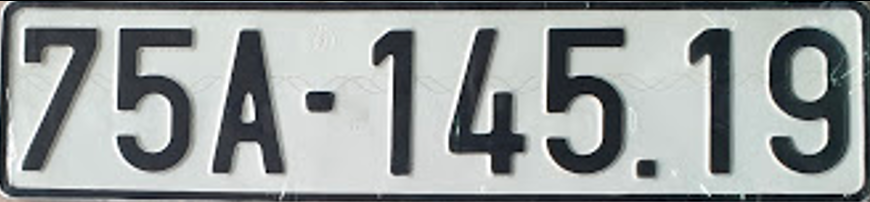
#> input picture assets/sample1.png, 870 x 202 px
$ python bai5.py
#> lines starting #> are read from the running program, lines starting #| are printed output that depends on the picture; after the words box and inside, x2 and y2 are one past the last pixel; in counts of white or black regions, pixels touching at a corner belong together
import cv2 as cv
import imutils as im

# Load image
image = cv.imread("./assets/sample1.png")
#> image is the input picture: shape (202, 870, 3); mean B, G, R 157, 157.5, 152.4
blur = cv.blur(image, (5, 5))
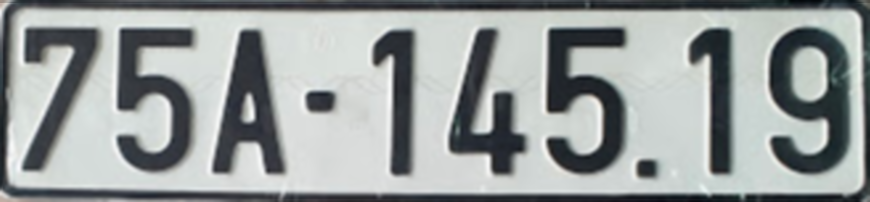
#> blur: shape (202, 870, 3); mean B, G, R 157.1, 157.6, 152.5
gray_image = cv.cvtColor(blur, cv.COLOR_BGR2GRAY)

# threshold = cv.adaptiveThreshold(
#     gray_image, 255, cv.ADAPTIVE_THRESH_GAUSSIAN_C, cv.THRESH_BINARY, 11, 2)

ret, threshold = cv.threshold(gray_image, 127, 255, cv.THRESH_BINARY)
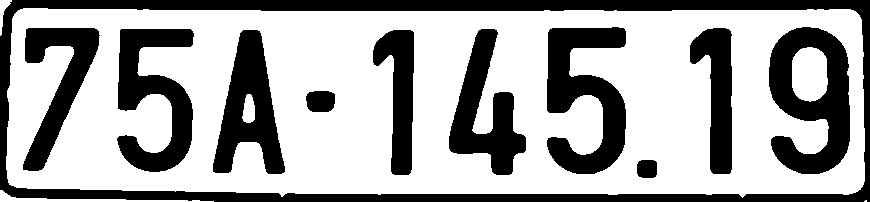
#> threshold: shape (202, 870); 65.3% white; 11 black regions
cv.imshow("Threshold", threshold)

contours = cv.findContours(threshold, cv.RETR_LIST, cv.CHAIN_APPROX_SIMPLE)
#> contours = 16 contours, 1 with area under 20; largest, box (x1, y1, x2, y2) and area: (6, 8, 865, 198) 155132, (768, 26, 851, 175) 8892, (546, 26, 627, 175) 6964, (116, 28, 195, 173) 6176, (212, 29, 286, 175) 5894
contours = im.grab_contours(contours)
contours = sorted(contours, key=cv.contourArea, reverse=False)

num = 0
for c in contours:
    (x, y, w, h) = cv.boundingRect(c)

    if (40 < w < 90) and (100 < h < 180) and (h/w > 1.5):
        num += 1
        print(num, x, y, w, h)
        cv.rectangle(image, (x, y), (x+w, y+h), (0, 255, 0), 2)
#> this loop made 16 passes
#> (x, y, w, h) on passes 2 to 13: (0, 0, 12, 36), (242, 94, 13, 29), (636, 159, 22, 20), (0, 190, 214, 12), (305, 90, 31, 23), (792, 47, 36, 55), (372, 29, 43, 147), (689, 27, 44, 148), (22, 27, 79, 145), (448, 28, 79, 148), (212, 29, 74, 146), (116, 28, 79, 145)
#> (c, x, y, w, h) on pass 1: ([[865, 200], [864, 201], [866, 201], [866, 200]], 864, 200, 3, 2)
#| 1 372 29 43 147
#| 2 689 27 44 148
#| 3 22 27 79 145
#| 4 448 28 79 148
#| 5 212 29 74 146
#| 6 116 28 79 145
#| 7 546 26 81 149
#| 8 768 26 83 149
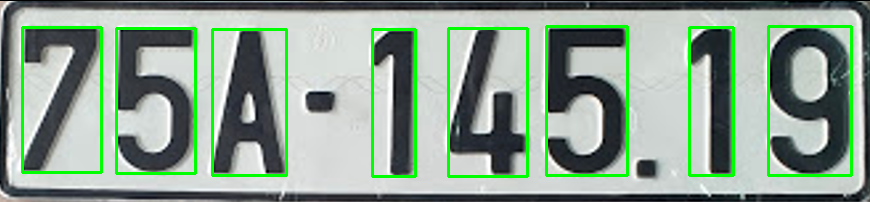
#> image: shape (202, 870, 3); 5.92% of pixels changed, all inside (x1, y1, x2, y2) = (21, 25, 853, 178)
#> after the loop, num = 8

cv.imshow("Image", image)
cv.waitKey(0)
cv.destroyAllWindows()

$ run again, with assets/anh2.JPG saved as assets/sample1.png
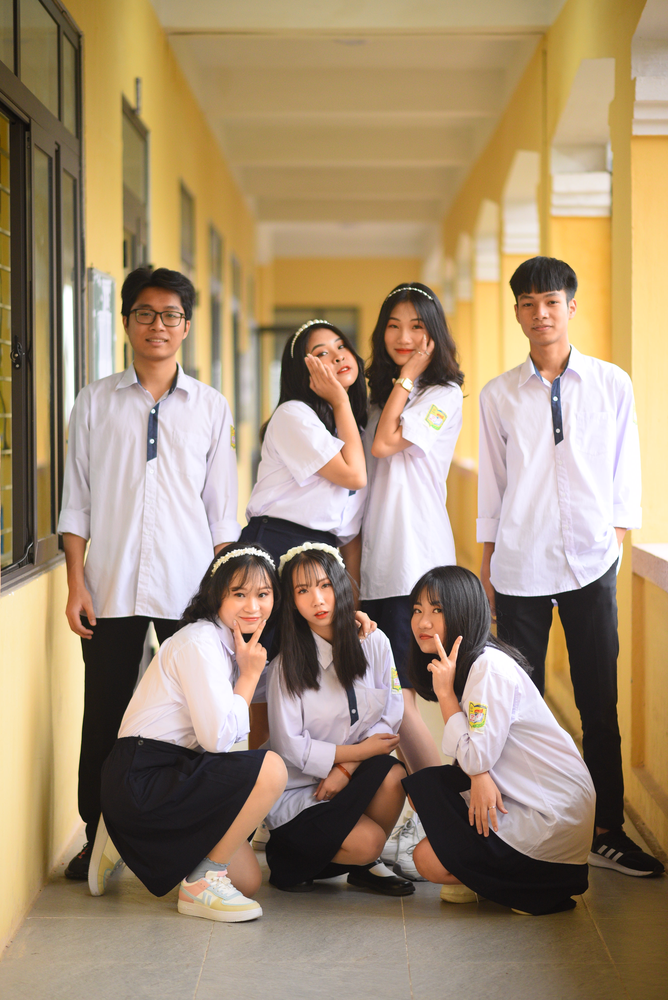
#> input picture assets/anh2.JPG, 668 x 1000 px, shrunk from 4016 x 6016 before the run
#> image is the input picture: shape (1000, 668, 3); mean B, G, R 114.4, 142, 163.7
#> `ret, threshold = cv.threshold(gray_image, 127, 255, cv.THRESH_BINARY)`:
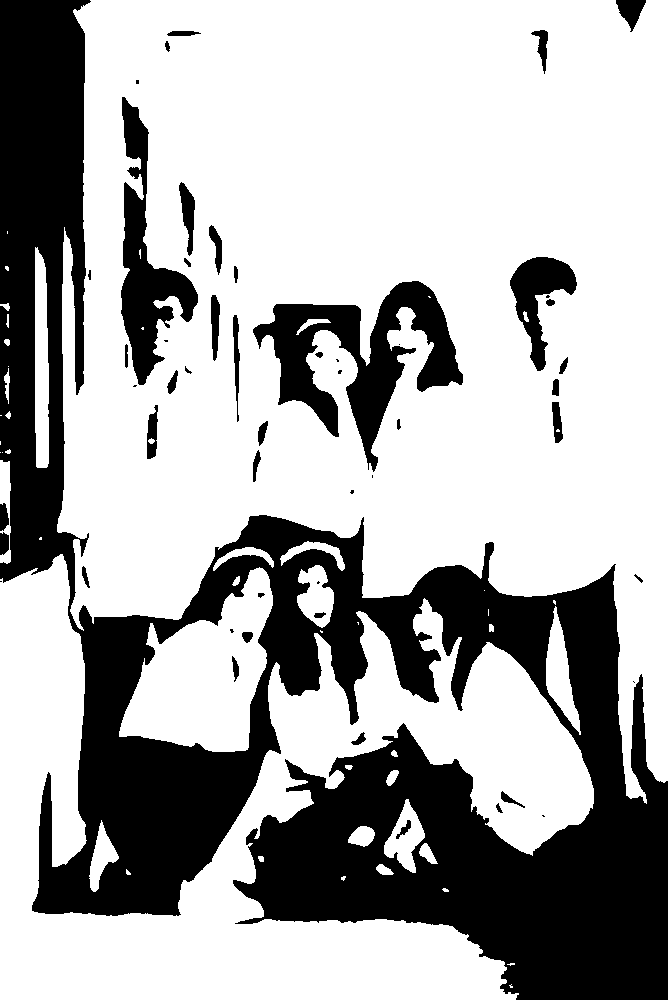
#> threshold: shape (1000, 668); 68.2% white; 53 black regions (14 under 20 px)
#> contours = 100 contours, 39 with area under 20; largest, box (x1, y1, x2, y2) and area: (57, 0, 668, 804) 348270, (0, 554, 594, 1000) 104836, (119, 567, 273, 752) 15922, (252, 280, 464, 473) 15015, (120, 96, 199, 386) 8306
#> the loop `for c in contours:` made 100 passes
#> (x, y, w, h, num) on pass 95: (509, 256, 69, 116, 1)
#> (printed output is left out)
#> after the loop `for c in contours:`:
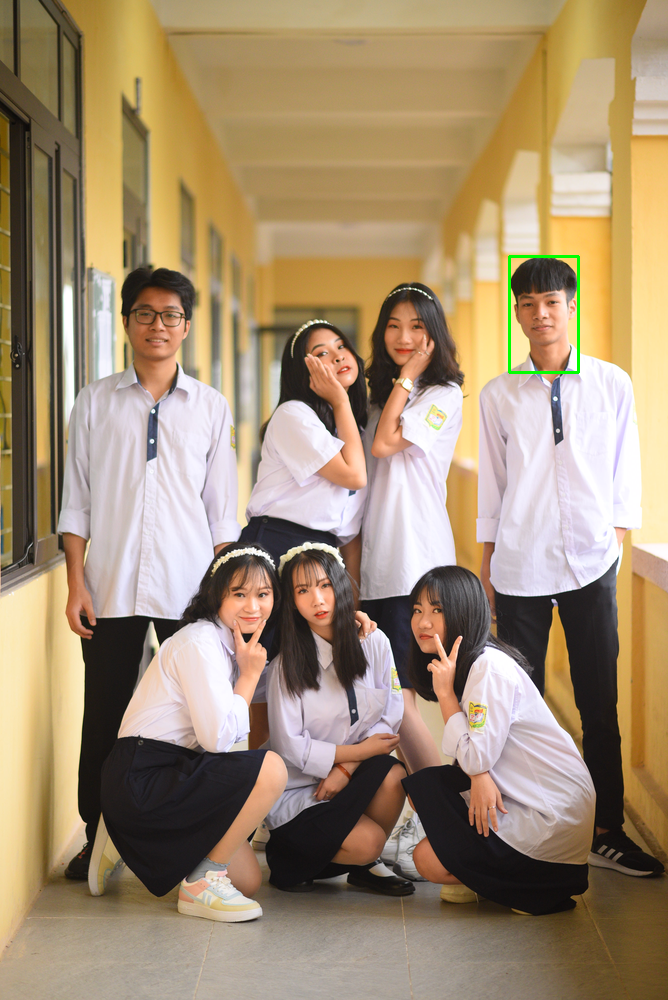
#> image: shape (1000, 668, 3); 0.17% of pixels changed, all inside (x1, y1, x2, y2) = (508, 255, 580, 374)
#> after the loop `for c in contours:`: num = 1

$ run again, with assets/anh3.JPG saved as assets/sample1.png
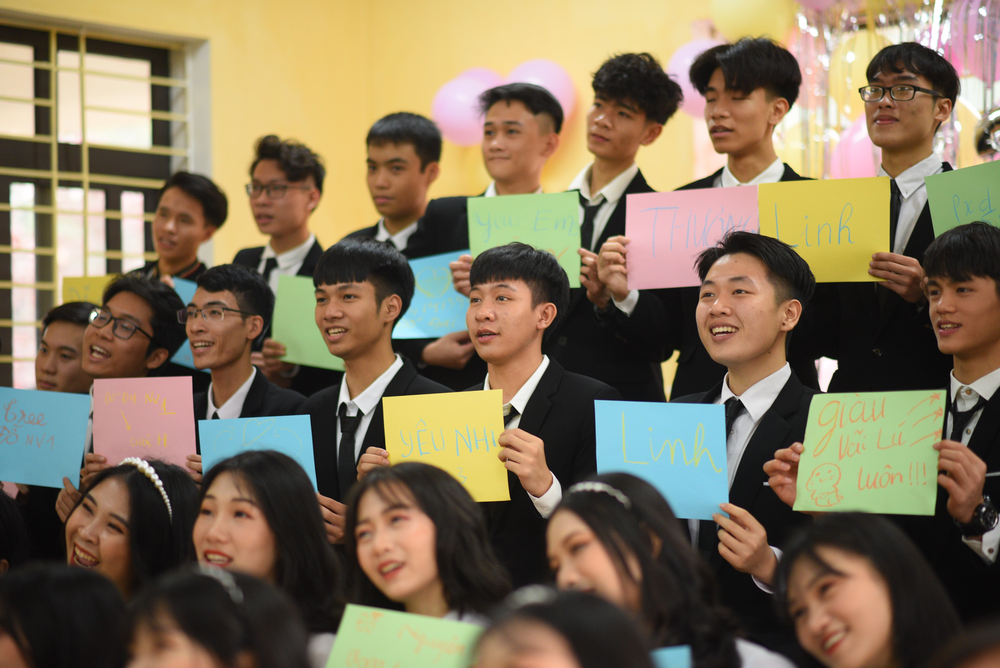
#> input picture assets/anh3.JPG, 1000 x 668 px, shrunk from 6016 x 4016 before the run
#> image is the input picture: shape (668, 1000, 3); mean B, G, R 89.9, 114.8, 128.9
#> `ret, threshold = cv.threshold(gray_image, 127, 255, cv.THRESH_BINARY)`:
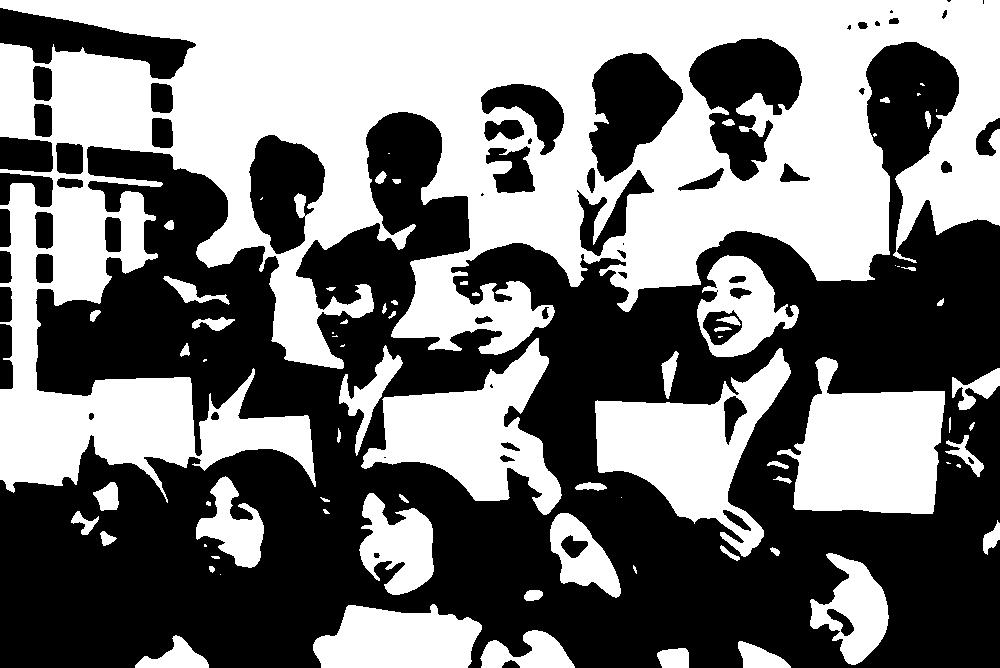
#> threshold: shape (668, 1000); 46.9% white; 77 white regions (19 under 20 px)
#> contours = 127 contours, 39 with area under 20; largest, box (x1, y1, x2, y2) and area: (0, 0, 1000, 503) 254976, (595, 348, 791, 557) 16746, (777, 357, 945, 514) 16700, (361, 338, 562, 515) 15106, (688, 37, 803, 182) 9130
#> the loop `for c in contours:` made 127 passes
#> (x, y, w, h, num) on passes 111, 120: (339, 345, 64, 111, 1), (248, 134, 78, 121, 2)
#> (printed output is left out)
#> after the loop `for c in contours:`:
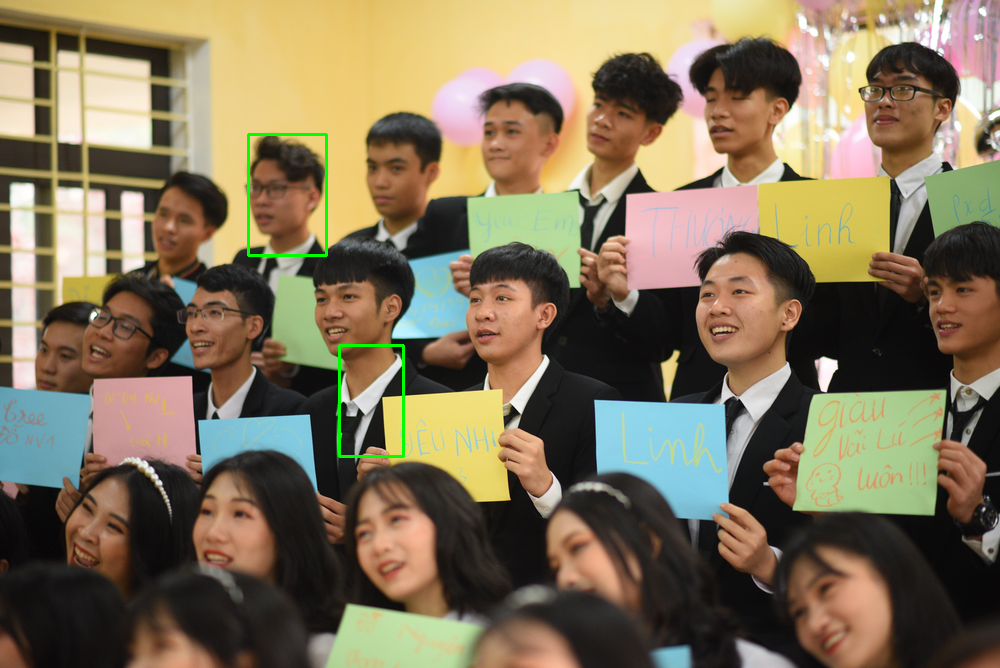
#> image: shape (668, 1000, 3); 0.33% of pixels changed, all inside (x1, y1, x2, y2) = (247, 133, 405, 458)
#> after the loop `for c in contours:`: num = 2
